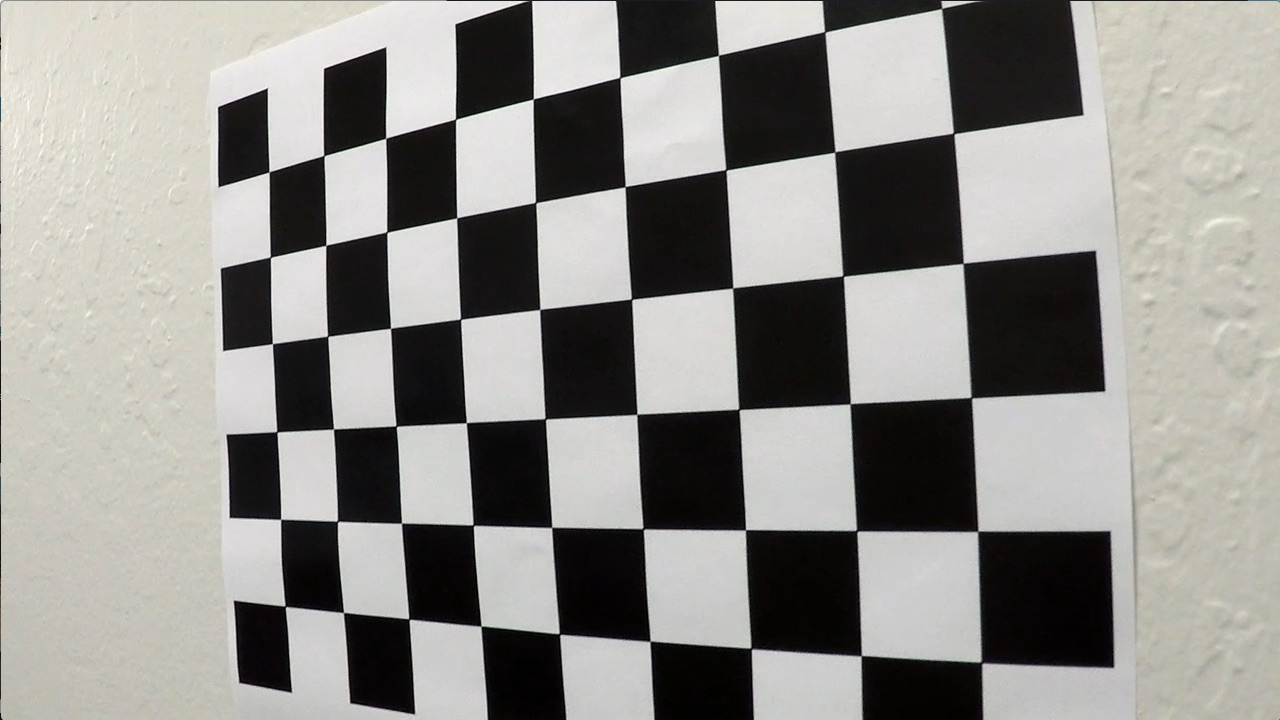
#> input picture CarND-Advanced-Lane-Lines/camera_cal/calibration4.jpg, 1280 x 720 px
$ jupyter execute --allow-errors Image_pipeline.ipynb   (shell and % lines are left out)   (older library calls are emulated)
#> lines starting #> are read from the running program, lines starting #| are printed output that depends on the picture; after the words box and inside, x2 and y2 are one past the last pixel; in counts of white or black regions, pixels touching at a corner belong together
# Advanced Lane Finding Project

The goals / steps of this project are the following:

* Compute the camera calibration matrix and distortion coefficients given a set of chessboard images.
* Apply a distortion correction to raw images.
* Use color transforms, gradients, etc., to create a thresholded binary image.
* Apply a perspective transform to rectify binary image ("birds-eye view").
* Detect lane pixels and fit to find the lane boundary.
* Determine the curvature of the lane and vehicle position with respect to center.
* Warp the detected lane boundaries back onto the original image.
* Output visual display of the lane boundaries and numerical estimation of lane curvature and vehicle position.
---
### Import Libraries

[cell 1]
import numpy as np
import glob
import cv2
import matplotlib.pyplot as plt
import matplotlib.image as mpimg

## Step 1: Camera Calibration

[cell 2]
image=mpimg.imread('./camera_cal/calibration4.jpg')
#> image is the input picture: shape (720, 1280, 3); mean R, G, B 144.2, 142.7, 138.8
plt.imshow(image)

[cell 3]
# prepare object points
objp = np.zeros((6*9,3), np.float32)
objp[:,:2] = np.mgrid[0:9,0:6].T.reshape(-1,2)

# Arrays to store object points and image points from all the images.
objpoints = [] # 3d points in real world space
imgpoints = [] # 2d points in image plane.

# Make a list of calibration images
images = glob.glob('./camera_cal/calibration*.jpg')

Images_with_Corners=[]

# Step through the list and search for chessboard corners
for fname in images:
    img = cv2.imread(fname)
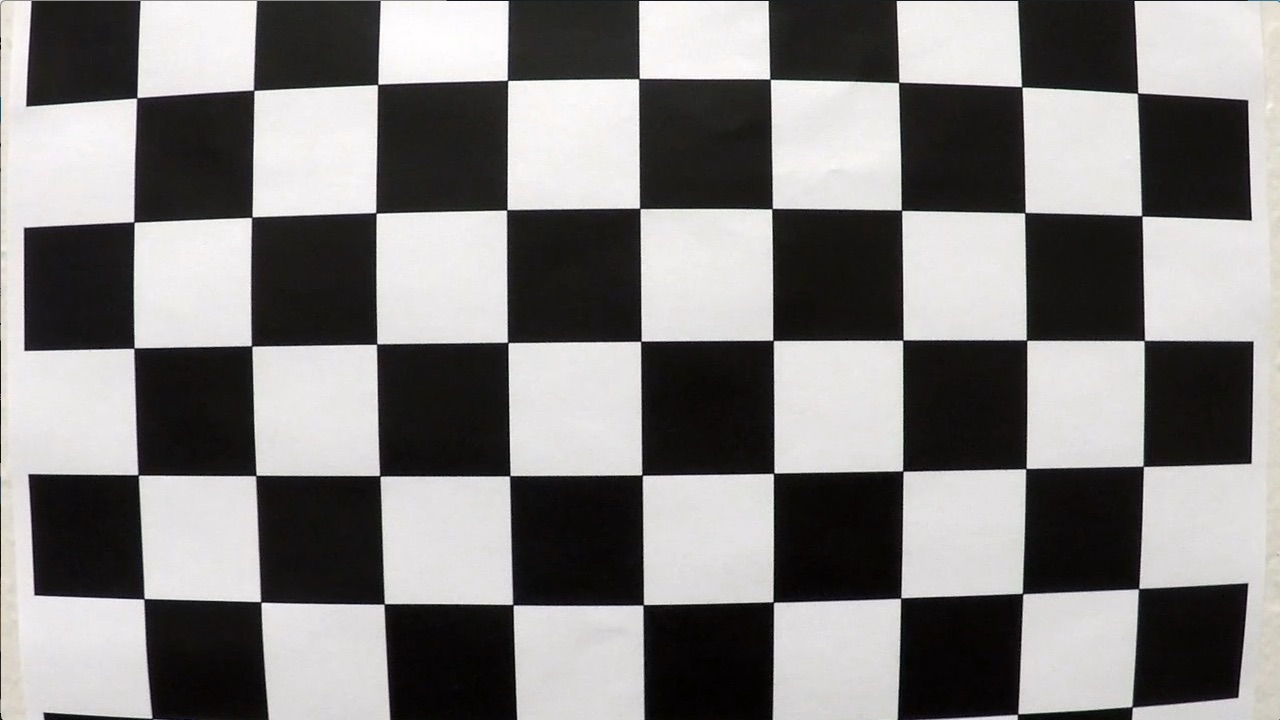
#> input picture CarND-Advanced-Lane-Lines/camera_cal/calibration1.jpg, 1280 x 720 px
#> img is the input picture: shape (720, 1280, 3); mean B, G, R 127.8, 128.4, 130.1
    gray = cv2.cvtColor(img,cv2.COLOR_BGR2GRAY)

    # Find the chessboard corners
    ret, corners = cv2.findChessboardCorners(gray, (9,6),None)
#> ret = False; corners = None

    # If found, add object points, image points
    if ret == True:
        objpoints.append(objp)
        imgpoints.append(corners)

        # Draw and display the corners
        img = cv2.drawChessboardCorners(img, (9,6), corners, ret)
        Images_with_Corners.append(img)
        cv2.imshow('img',img)
        cv2.waitKey(500)

cv2.destroyAllWindows()

#> (a cell that did not finish here is left out)

[cell 5]
ret, mtx, dist, rvecs, tvecs = cv2.calibrateCamera(objpoints, imgpoints, gray.shape[::-1], None, None)

### Image Read

[cell 6]
fname = './test_images/straight_lines1.jpg'
test_image = cv2.cvtColor(cv2.imread(fname),cv2.COLOR_BGR2RGB)
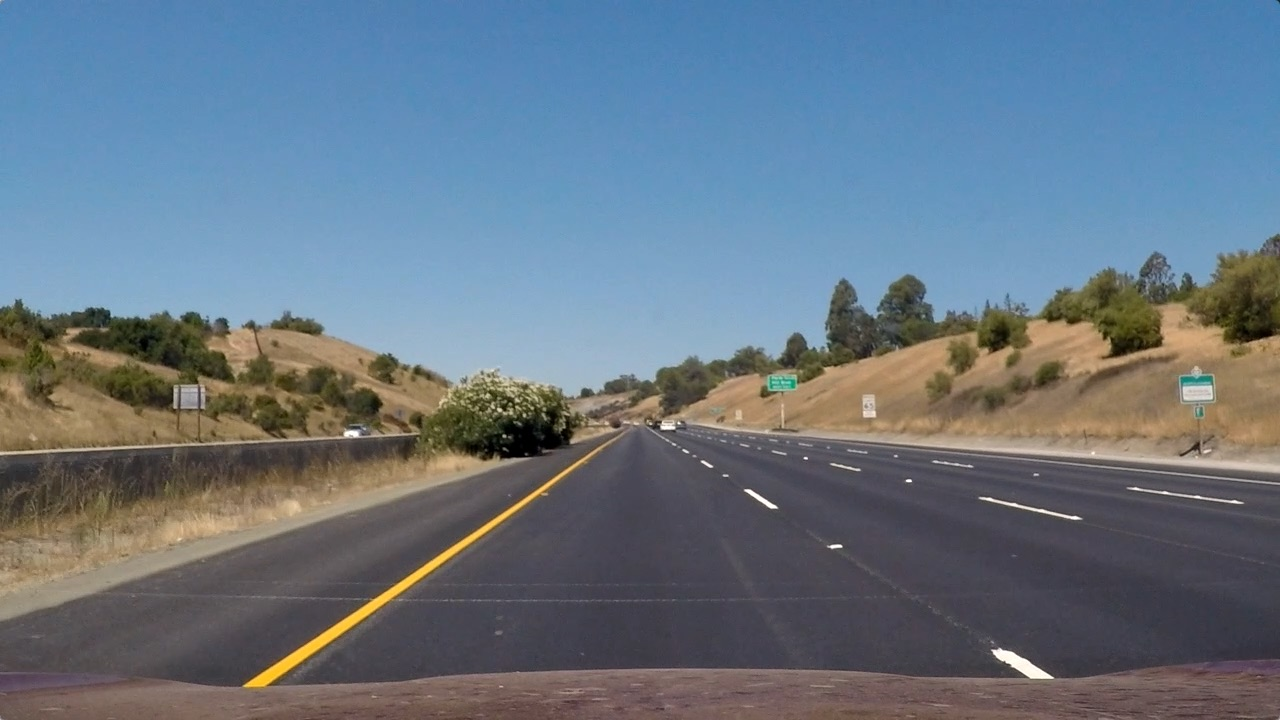
#> input picture CarND-Advanced-Lane-Lines/test_images/straight_lines1.jpg, 1280 x 720 px

plt.imshow(test_image)

## Step 2: Distortion Correction

[cell 7]
chess_image=cv2.imread(images[0])
plt.imshow(chess_image)

[cell 8]
def undistort(img):
    dst = cv2.undistort(img, mtx, dist, None, mtx)
    return dst

[cell 9]
plt.imshow(undistort(chess_image))

[cell 10]
undistorted_image = undistort(test_image)
plt.imshow(undistorted_image)

## Step 3: Gradient and Color Transform

[cell 11]
def hls_transform(img, thresh):
#> called with thresh = (100, 255)
    hls = cv2.cvtColor(img, cv2.COLOR_RGB2HLS)
#> hls: shape (720, 1280, 3); mean of channels 0, 1, 2 87.7, 117.3, 66.6
    sat = hls[:,:,2]
    binary = np.zeros_like(sat)
    binary[(sat > thresh[0]) & (sat <= thresh[1])] = 1
    return binary

[cell 12]
hls = hls_transform(undistorted_image, (100,255))
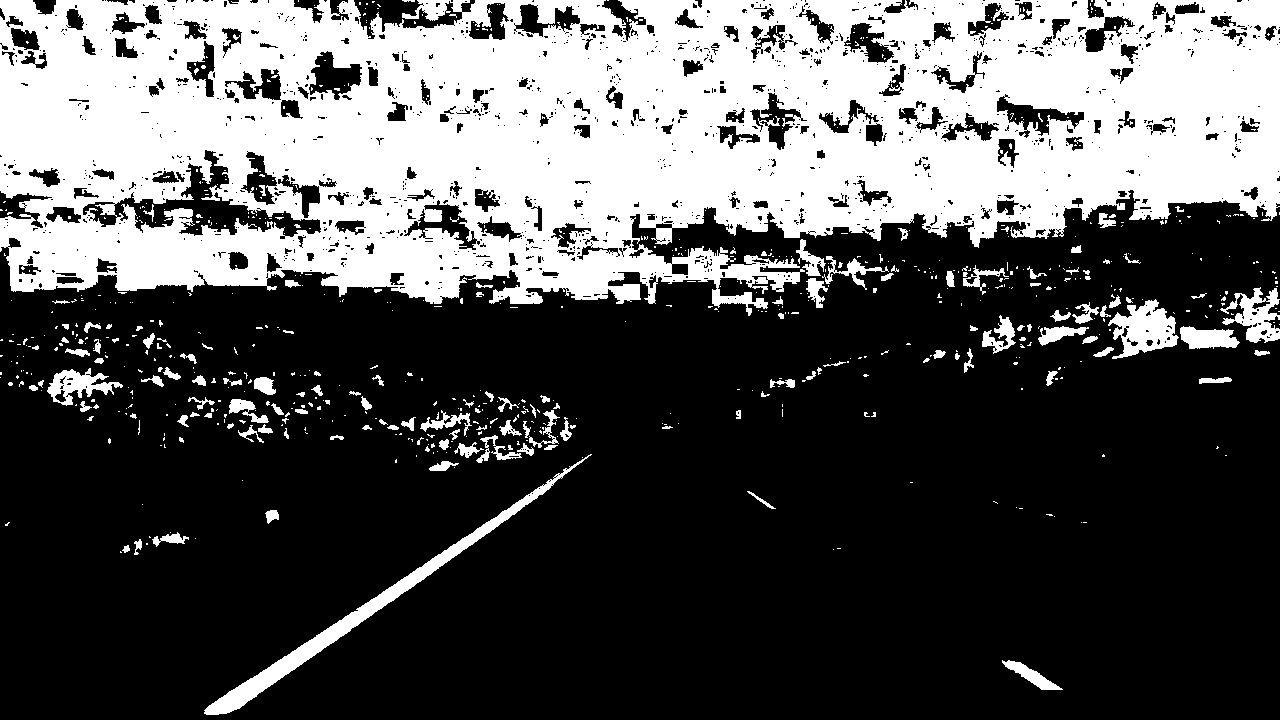
#> hls: shape (720, 1280); values 0 (black) and 1 (white), 33.7% white; 761 white regions (619 under 20 px), largest, box (x1, y1, x2, y2) and area: (0, 0, 1280, 316) 283828, (204, 454, 592, 715) 5514, (1108, 299, 1179, 359) 2317
plt.imshow(hls,cmap='gray')

[cell 13]
def abs_grad(img, sobel_kernel, thresh, orient):
#> called with sobel_kernel = 3, thresh = (100, 255), orient = 'x'
    gray = cv2.cvtColor(img, cv2.COLOR_RGB2GRAY)
    if orient == 'x':
        abs_sobel = np.absolute(cv2.Sobel(gray, cv2.CV_64F, 1, 0, sobel_kernel))
    if orient == 'y':
        abs_sobel = np.absolute(cv2.Sobel(gray, cv2.CV_64F, 0, 1, sobel_kernel))
    scaled_sobel = np.uint8(255*abs_sobel/np.max(abs_sobel))
    binary = np.zeros_like(scaled_sobel)
    binary[(scaled_sobel >= thresh[0]) & (scaled_sobel <= thresh[1])] = 1
    return binary

def mag_grad(img, sobel_kernel, thresh):
#> called with sobel_kernel = 3, thresh = (100, 255)
    gray = cv2.cvtColor(img, cv2.COLOR_RGB2GRAY)
    sobelx = cv2.Sobel(gray, cv2.CV_64F, 1, 0, ksize=sobel_kernel)
    sobely = cv2.Sobel(gray, cv2.CV_64F, 0, 1, ksize=sobel_kernel)
    gradmag = np.sqrt(sobelx**2 + sobely**2)
    scale_factor = np.max(gradmag)/255
    gradmag = (gradmag/scale_factor).astype(np.uint8)
    binary = np.zeros_like(gradmag)
    binary[(gradmag >= thresh[0]) & (gradmag <= thresh[1])] = 1
    return binary

def dir_grad(img, sobel_kernel, thresh):
    gray = cv2.cvtColor(img, cv2.COLOR_RGB2GRAY)
    sobelx = cv2.Sobel(gray, cv2.CV_64F, 1, 0, ksize=sobel_kernel)
    sobely = cv2.Sobel(gray, cv2.CV_64F, 0, 1, ksize=sobel_kernel)
    graddir = np.arctan2(np.absolute(sobely),np.absolute(sobelx))
    binary = np.zeros_like(graddir)
    binary[(graddir >= thresh[0]) & (graddir <= thresh[1])] = 1
    return binary

[cell 14]
def combined_gradient(img, ksize):
    gradx = abs_grad(img, sobel_kernel=ksize, thresh=(100, 255), orient='x')
    grady = abs_grad(img, sobel_kernel=ksize, thresh=(100, 255), orient='y')
    mag_binary = mag_grad(img, sobel_kernel=ksize, thresh=(100, 255))
#> mag_binary: shape (720, 1280); values 0 (black) and 1 (white), 0.68% white in thin lines or dots, all inside (x1, y1, x2, y2) = (0, 274, 1280, 713)
    dir_binary = dir_grad(img, sobel_kernel=ksize, thresh=(np.pi/4, np.pi/2))
#> dir_binary: shape (720, 1280) float64; values 0 (black) and 1 (white), 61.7% white; black in thin lines or dots

    combined = np.zeros_like(dir_binary)
    combined[((gradx == 1) & (grady == 1)) | ((mag_binary == 1) & (dir_binary == 1))] = 1
    return combined

[cell 15]
grad = combined_gradient(undistorted_image, 3)
#> grad: shape (720, 1280) float64; values 0 (black) and 1 (white), 0.61% white in thin lines or dots, all inside (x1, y1, x2, y2) = (0, 304, 1280, 712)
plt.imshow(grad, cmap='gray')

[cell 16]
mixed = np.zeros_like(grad)
mixed[(grad == 1) | (hls == 1)] = 1

plt.imshow(mixed, cmap='gray')

## Step 4: Perspective Transform

[cell 17]
def pers_trans(img, src, dst):
    #gray = cv2.cvtColor(img, cv2.COLOR_RGB2GRAY)
    img_size = (img.shape[1], img.shape[0])
    M = cv2.getPerspectiveTransform(src, dst)
    warped = cv2.warpPerspective(img, M, img_size)
    return warped

[cell 18]
img_size = (undistorted_image.shape[1], undistorted_image.shape[0])

src = np.float32([[np.int(img_size[0]*0.435), np.int(img_size[1]*0.65)],
                  [np.int(img_size[0]*0.565), np.int(img_size[1]*0.65)],
                  [np.int(img_size[0]*0.9), img_size[1]],
                  [np.int(img_size[0]*0.1), img_size[1]]])
offset = 150

dst = np.float32([[offset, 0],
                  [img_size[0]-offset, offset],
                  [img_size[0]-offset, img_size[1]],
                  [offset, img_size[1]]])

warped = pers_trans(mixed,src,dst)

plt.imshow(warped, cmap = 'gray')

## Step 5: Lane Lines Detection

[cell 19]
def histo(img):
    histogram = np.sum(img[img.shape[0]//2:,:], axis=0)
#> histogram = 1280 values, max 358 at index 238, min 0 at index 0, mean 17.32
    return histogram

[cell 20]
histogram = histo(warped)
plt.plot(histogram)

[cell 21]
plt.imshow(warped, cmap='gray')
plt.plot(histogram)

## Step 6: Polynomial Fit

[cell 22]
# Create an output image to draw on and  visualize the result
out_img = np.dstack((warped, warped, warped))*255

# Find the peak of the left and right halves of the histogram
# These will be the starting point for the left and right lines
midpoint = np.int(histogram.shape[0]/2)
leftx_base = np.argmax(histogram[:midpoint])
rightx_base = np.argmax(histogram[midpoint:]) + midpoint

# Choose the number of sliding windows
nwindows = 9
# Set height of windows
window_height = np.int(warped.shape[0]/nwindows)

# Identify the x and y positions of all nonzero pixels in the image
nonzero = warped.nonzero()
nonzeroy = np.array(nonzero[0])
nonzerox = np.array(nonzero[1])
# Current positions to be updated for each window
leftx_current = leftx_base
rightx_current = rightx_base
# Set the width of the windows +/- margin
margin = 100
# Set minimum number of pixels found to recenter window
minpix = 50
# Create empty lists to receive left and right lane pixel indices
left_lane_inds = []
right_lane_inds = []

plt.imshow(out_img)
for window in range(nwindows):
    # Identify window boundaries in x and y (and right and left)
    win_y_low = warped.shape[0] - (window+1)*window_height
    win_y_high = warped.shape[0] - window*window_height
    win_xleft_low = leftx_current - margin
    win_xleft_high = leftx_current + margin
    win_xright_low = rightx_current - margin
    win_xright_high = rightx_current + margin
    # Draw the windows on the visualization image
    cv2.rectangle(out_img,(win_xleft_low,win_y_low),(win_xleft_high,win_y_high),(0,255,0), 10)
    cv2.rectangle(out_img,(win_xright_low,win_y_low),(win_xright_high,win_y_high),(0,255,0), 10)
    # Identify the nonzero pixels in x and y within the window
    good_left_inds = ((nonzeroy >= win_y_low) & (nonzeroy < win_y_high) & (nonzerox >= win_xleft_low) & (nonzerox < win_xleft_high)).nonzero()[0]
    good_right_inds = ((nonzeroy >= win_y_low) & (nonzeroy < win_y_high) & (nonzerox >= win_xright_low) & (nonzerox < win_xright_high)).nonzero()[0]
    # Append these indices to the lists
    left_lane_inds.append(good_left_inds)
    right_lane_inds.append(good_right_inds)
    # If you found > minpix pixels, recenter next window on their mean position
    if len(good_left_inds) > minpix:
        leftx_current = np.int(np.mean(nonzerox[good_left_inds]))
    if len(good_right_inds) > minpix:
        rightx_current = np.int(np.mean(nonzerox[good_right_inds]))
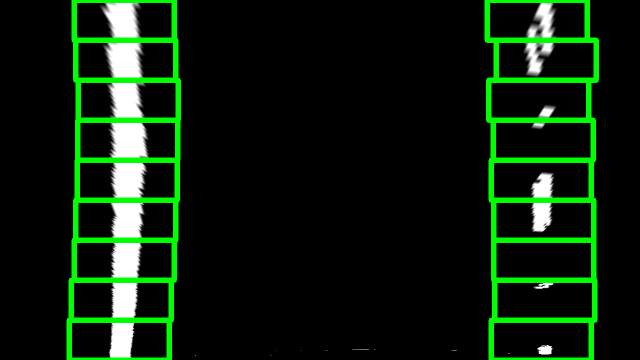
#> out_img: shape (720, 1280, 3) float64 (shown at 1/2 size); mean of channels 0, 1, 2 11.8, 31.1, 11.8; drawn as B, G, R

# Concatenate the arrays of indices
left_lane_inds = np.concatenate(left_lane_inds)
right_lane_inds = np.concatenate(right_lane_inds)

# Extract left and right line pixel positions
leftx = nonzerox[left_lane_inds]
lefty = nonzeroy[left_lane_inds]
rightx = nonzerox[right_lane_inds]
righty = nonzeroy[right_lane_inds]

# Fit a second order polynomial to each
left_fit = np.polyfit(lefty, leftx, 2)
right_fit = np.polyfit(righty, rightx, 2)

# Generate x and y values for plotting
ploty = np.linspace(0, warped.shape[0]-1, warped.shape[0] )
left_fitx = left_fit[0]*ploty**2 + left_fit[1]*ploty + left_fit[2]
right_fitx = right_fit[0]*ploty**2 + right_fit[1]*ploty + right_fit[2]

out_img[nonzeroy[left_lane_inds], nonzerox[left_lane_inds]] = [255, 0, 0]
out_img[nonzeroy[right_lane_inds], nonzerox[right_lane_inds]] = [0, 0, 255]


plt.plot(left_fitx, ploty, color='yellow')
plt.plot(right_fitx, ploty, color='yellow')
plt.xlim(0, 1280)
plt.ylim(720, 0)

[cell 23]
leftx = leftx[::-1]  # Reverse to match top-to-bottom in y
rightx = rightx[::-1]  # Reverse to match top-to-bottom in y

mark_size = 3
plt.plot(leftx, lefty, 'o', color='red', markersize=mark_size)
plt.plot(rightx, righty, 'o', color='blue', markersize=mark_size)
#plt.xlim(0, 1280)
#plt.ylim(0, 720)
plt.plot(left_fitx, ploty, color='green', linewidth=3)
plt.plot(right_fitx, ploty, color='green', linewidth=3)
plt.gca().invert_yaxis() # to visualize as we do the images

[cell 24]
window_img = np.zeros_like(out_img)
# Generate a polygon to illustrate the search window area
# And recast the x and y points into usable format for cv2.fillPoly()
left_line_window1 = np.array([np.transpose(np.vstack([left_fitx-margin, ploty]))])
left_line_window2 = np.array([np.flipud(np.transpose(np.vstack([left_fitx+margin, ploty])))])
left_line_pts = np.hstack((left_line_window1, left_line_window2))
right_line_window1 = np.array([np.transpose(np.vstack([right_fitx-margin, ploty]))])
right_line_window2 = np.array([np.flipud(np.transpose(np.vstack([right_fitx+margin, ploty])))])
right_line_pts = np.hstack((right_line_window1, right_line_window2))
print(left_line_pts.shape)
#| (1, 1440, 2)
# Draw the lane onto the warped blank image
cv2.fillPoly(window_img, np.int_([left_line_pts]), (0,255, 0))
cv2.fillPoly(window_img, np.int_([right_line_pts]), (0,255, 0))
result = cv2.addWeighted(out_img, 1, window_img, 0.3, 0)
plt.imshow(result)
plt.plot(left_fitx, ploty, color='yellow')
plt.plot(right_fitx, ploty, color='yellow')
plt.xlim(0, 1280)
plt.ylim(720, 0)
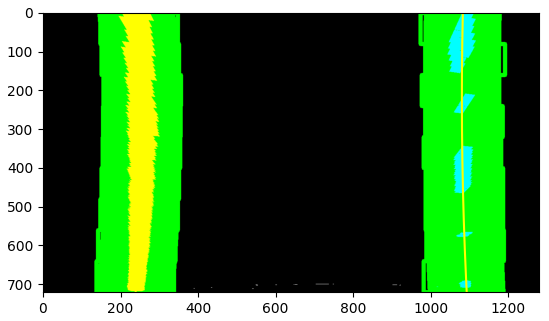
#> figure drawn by matplotlib, 1 panel

## Step 7: Lane Curvature

[cell 25]
# Define y-value where we want radius of curvature
# I'll choose the maximum y-value, corresponding to the bottom of the image
y_eval = np.max(ploty)
left_curverad = ((1 + (2*left_fit[0]*y_eval + left_fit[1])**2)**1.5) / np.absolute(2*left_fit[0])
right_curverad = ((1 + (2*right_fit[0]*y_eval + right_fit[1])**2)**1.5) / np.absolute(2*right_fit[0])
print(left_curverad, right_curverad)
# Example values: 1926.74 1908.48

[cell 26]
# Define conversions in x and y from pixels space to meters
ym_per_pix = 30/720 # meters per pixel in y dimension
xm_per_pix = 3.7/700 # meters per pixel in x dimension

# Fit new polynomials to x,y in world space
left_fit_cr = np.polyfit(lefty*ym_per_pix, leftx*xm_per_pix, 2)
right_fit_cr = np.polyfit(righty*ym_per_pix, rightx*xm_per_pix, 2)
# Calculate the new radii of curvature
left_curverad = ((1 + (2*left_fit_cr[0]*y_eval*ym_per_pix + left_fit_cr[1])**2)**1.5) / np.absolute(2*left_fit_cr[0])
right_curverad = ((1 + (2*right_fit_cr[0]*y_eval*ym_per_pix + right_fit_cr[1])**2)**1.5) / np.absolute(2*right_fit_cr[0])
# Now our radius of curvature is in meters
print(left_curverad, 'm', right_curverad, 'm')
# Example values: 632.1 m    626.2 m

## Step 8: Lane Boundaries Overlay on Original Image

[cell 27]
fill_lane=np.zeros_like(warped)
#overlay = cv2.addWeighted(test_image, 1, unwarp, 0.3, 0)
pts=[]
pts=np.concatenate([leftx,lefty,rightx,righty])
print(type(pts))
#> (the rest of this cell did not finish here and is left out)

[cell 28]
# Draw the lane onto the warped blank image
line_pts=np.hstack((left_line_pts,right_line_pts))

cv2.fillPoly(window_img, np.int32([line_pts]), (0,255, 0))
#> (the rest of this cell did not finish here and is left out)
